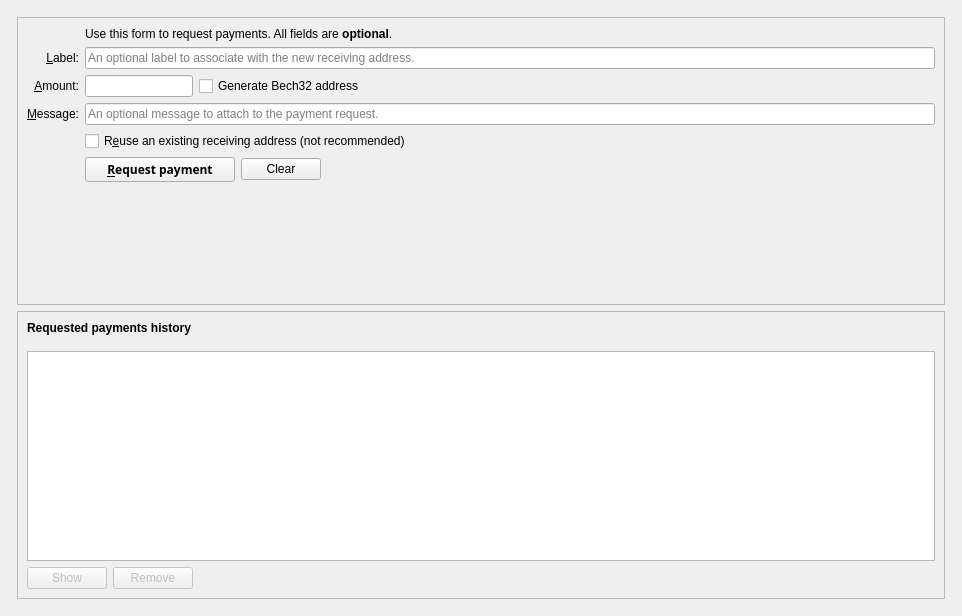
<?xml version="1.0" encoding="UTF-8"?>
<ui version="4.0">
 <class>ReceiveCoinsDialog</class>
 <widget class="QWidget" name="ReceiveCoinsDialog">
  <property name="geometry">
   <rect>
    <x>0</x>
    <y>0</y>
    <width>962</width>
    <height>616</height>
   </rect>
  </property>
  <layout class="QVBoxLayout" name="verticalLayout" stretch="0">
   <item>
    <layout class="QVBoxLayout" name="verticalLayout_Master" stretch="0,1">
     <property name="spacing">
      <number>0</number>
     </property>
     <item>
      <widget class="QFrame" name="frame_Header">
       <layout class="QVBoxLayout" name="verticalLayout_8">
        <property name="leftMargin">
         <number>0</number>
        </property>
        <property name="topMargin">
         <number>0</number>
        </property>
        <property name="rightMargin">
         <number>0</number>
        </property>
        <property name="bottomMargin">
         <number>0</number>
        </property>
        <item>
         <layout class="QHBoxLayout" name="horizontalLayout_Header"/>
        </item>
       </layout>
      </widget>
     </item>
     <item>
      <widget class="QFrame" name="frame_BG">
       <layout class="QVBoxLayout" name="verticalLayout_5">
        <property name="leftMargin">
         <number>6</number>
        </property>
        <property name="topMargin">
         <number>6</number>
        </property>
        <property name="rightMargin">
         <number>6</number>
        </property>
        <property name="bottomMargin">
         <number>6</number>
        </property>
        <item>
         <widget class="QFrame" name="frame2">
          <property name="sizePolicy">
           <sizepolicy hsizetype="Preferred" vsizetype="Expanding">
            <horstretch>0</horstretch>
            <verstretch>0</verstretch>
           </sizepolicy>
          </property>
          <property name="frameShape">
           <enum>QFrame::StyledPanel</enum>
          </property>
          <property name="frameShadow">
           <enum>QFrame::Sunken</enum>
          </property>
          <layout class="QVBoxLayout" name="verticalLayout_3">
           <item>
            <layout class="QGridLayout" name="gridLayout">
             <item row="7" column="2">
              <widget class="QCheckBox" name="reuseAddress">
               <property name="toolTip">
                <string>Reuse one of the previously used receiving addresses.&lt;br&gt;Reusing addresses has security and privacy issues.&lt;br&gt;Do not use this unless re-generating a payment request made before.</string>
               </property>
               <property name="text">
                <string>R&amp;euse an existing receiving address (not recommended)</string>
               </property>
              </widget>
             </item>
             <item row="7" column="0">
              <widget class="QLabel" name="label_4">
               <property name="text">
                <string/>
               </property>
              </widget>
             </item>
             <item row="6" column="0">
              <widget class="QLabel" name="label_3">
               <property name="toolTip">
                <string>An optional message to attach to the payment request, which will be displayed when the request is opened. Note: The message will not be sent with the payment over the Privix network.</string>
               </property>
               <property name="text">
                <string>&amp;Message:</string>
               </property>
               <property name="alignment">
                <set>Qt::AlignRight|Qt::AlignTrailing|Qt::AlignVCenter</set>
               </property>
               <property name="buddy">
                <cstring>reqMessage</cstring>
               </property>
              </widget>
             </item>
             <item row="4" column="2">
              <widget class="QLineEdit" name="reqLabel">
               <property name="toolTip">
                <string>An optional label to associate with the new receiving address.</string>
               </property>
               <property name="placeholderText">
                <string>An optional label to associate with the new receiving address.</string>
               </property>
              </widget>
             </item>
             <item row="6" column="2">
              <widget class="QLineEdit" name="reqMessage">
               <property name="toolTip">
                <string>An optional message to attach to the payment request, which will be displayed when the request is opened.&lt;br&gt;Note: The message will not be sent with the payment over the Privix network.</string>
               </property>
               <property name="placeholderText">
                <string>An optional message to attach to the payment request.</string>
               </property>
              </widget>
             </item>
             <item row="2" column="2">
              <widget class="QLabel" name="label_5">
               <property name="text">
                <string>Use this form to request payments. All fields are &lt;b&gt;optional&lt;/b&gt;.</string>
               </property>
              </widget>
             </item>
             <item row="4" column="0">
              <widget class="QLabel" name="label_2">
               <property name="toolTip">
                <string>An optional label to associate with the new receiving address.</string>
               </property>
               <property name="text">
                <string>&amp;Label:</string>
               </property>
               <property name="alignment">
                <set>Qt::AlignRight|Qt::AlignTrailing|Qt::AlignVCenter</set>
               </property>
               <property name="buddy">
                <cstring>reqLabel</cstring>
               </property>
              </widget>
             </item>
             <item row="5" column="0">
              <widget class="QLabel" name="label">
               <property name="toolTip">
                <string>An optional amount to request. Leave this empty or zero to not request a specific amount.</string>
               </property>
               <property name="text">
                <string>&amp;Amount:</string>
               </property>
               <property name="alignment">
                <set>Qt::AlignRight|Qt::AlignTrailing|Qt::AlignVCenter</set>
               </property>
               <property name="buddy">
                <cstring>reqAmount</cstring>
               </property>
              </widget>
             </item>
             <item row="5" column="2">
              <layout class="QHBoxLayout" name="horizontalLayout_6">
               <item>
                <widget class="BitcoinAmountField" name="reqAmount">
                 <property name="sizePolicy">
                  <sizepolicy hsizetype="Fixed" vsizetype="Fixed">
                   <horstretch>0</horstretch>
                   <verstretch>0</verstretch>
                  </sizepolicy>
                 </property>
                 <property name="minimumSize">
                  <size>
                   <width>80</width>
                   <height>0</height>
                  </size>
                 </property>
                 <property name="maximumSize">
                  <size>
                   <width>1000</width>
                   <height>100</height>
                  </size>
                 </property>
                 <property name="toolTip">
                  <string>An optional amount to request. Leave this empty or zero to not request a specific amount.</string>
                 </property>
                </widget>
               </item>
               <item>
                <widget class="QCheckBox" name="useBech32">
                 <property name="sizePolicy">
                  <sizepolicy hsizetype="Fixed" vsizetype="Fixed">
                   <horstretch>0</horstretch>
                   <verstretch>0</verstretch>
                  </sizepolicy>
                 </property>
                 <property name="maximumSize">
                  <size>
                   <width>1000</width>
                   <height>16777215</height>
                  </size>
                 </property>
                 <property name="focusPolicy">
                  <enum>Qt::StrongFocus</enum>
                 </property>
                 <property name="toolTip">
                  <string>Bech32 addresses (BIP-173) are cheaper to spend from and offer better protection against typos. When unchecked a P2SH wrapped SegWit address will be created, compatible with older wallets.</string>
                 </property>
                 <property name="text">
                  <string>Generate Bech32 address</string>
                 </property>
                </widget>
               </item>
               <item>
                <spacer name="horizontalSpacer_3">
                 <property name="orientation">
                  <enum>Qt::Horizontal</enum>
                 </property>
                 <property name="sizeHint" stdset="0">
                  <size>
                   <width>0</width>
                   <height>0</height>
                  </size>
                 </property>
                </spacer>
               </item>
              </layout>
             </item>
             <item row="8" column="0">
              <widget class="QLabel" name="label_7">
               <property name="text">
                <string/>
               </property>
              </widget>
             </item>
             <item row="8" column="2">
              <layout class="QHBoxLayout" name="horizontalLayout">
               <item>
                <widget class="QPushButton" name="receiveButton">
                 <property name="minimumSize">
                  <size>
                   <width>150</width>
                   <height>0</height>
                  </size>
                 </property>
                 <property name="font">
                  <font>
                   <family>Montserrat</family>
                   <weight>75</weight>
                   <bold>true</bold>
                  </font>
                 </property>
                 <property name="text">
                  <string>&amp;Request payment</string>
                 </property>
                </widget>
               </item>
               <item>
                <widget class="QPushButton" name="clearButton">
                 <property name="sizePolicy">
                  <sizepolicy hsizetype="Minimum" vsizetype="Fixed">
                   <horstretch>0</horstretch>
                   <verstretch>0</verstretch>
                  </sizepolicy>
                 </property>
                 <property name="toolTip">
                  <string>Clear all fields of the form.</string>
                 </property>
                 <property name="text">
                  <string>Clear</string>
                 </property>
                 <property name="autoDefault">
                  <bool>false</bool>
                 </property>
                </widget>
               </item>
               <item>
                <spacer name="horizontalSpacer">
                 <property name="orientation">
                  <enum>Qt::Horizontal</enum>
                 </property>
                 <property name="sizeHint" stdset="0">
                  <size>
                   <width>40</width>
                   <height>20</height>
                  </size>
                 </property>
                </spacer>
               </item>
              </layout>
             </item>
             <item row="9" column="2">
              <spacer name="verticalSpacer">
               <property name="orientation">
                <enum>Qt::Vertical</enum>
               </property>
               <property name="sizeHint" stdset="0">
                <size>
                 <width>20</width>
                 <height>60</height>
                </size>
               </property>
              </spacer>
             </item>
            </layout>
           </item>
          </layout>
         </widget>
        </item>
        <item>
         <widget class="QFrame" name="frame">
          <property name="sizePolicy">
           <sizepolicy hsizetype="Preferred" vsizetype="Expanding">
            <horstretch>0</horstretch>
            <verstretch>0</verstretch>
           </sizepolicy>
          </property>
          <property name="frameShape">
           <enum>QFrame::StyledPanel</enum>
          </property>
          <property name="frameShadow">
           <enum>QFrame::Raised</enum>
          </property>
          <layout class="QVBoxLayout" name="verticalLayout_2">
           <item>
            <widget class="QLabel" name="label_6">
             <property name="font">
              <font>
               <weight>75</weight>
               <bold>true</bold>
              </font>
             </property>
             <property name="text">
              <string>Requested payments history</string>
             </property>
            </widget>
           </item>
           <item>
            <spacer name="verticalSpacer_2">
             <property name="orientation">
              <enum>Qt::Vertical</enum>
             </property>
             <property name="sizeType">
              <enum>QSizePolicy::Preferred</enum>
             </property>
             <property name="sizeHint" stdset="0">
              <size>
               <width>20</width>
               <height>10</height>
              </size>
             </property>
            </spacer>
           </item>
           <item>
            <widget class="QTableView" name="recentRequestsView">
             <property name="sizePolicy">
              <sizepolicy hsizetype="Expanding" vsizetype="Expanding">
               <horstretch>0</horstretch>
               <verstretch>1</verstretch>
              </sizepolicy>
             </property>
             <property name="palette">
              <palette>
               <active>
                <colorrole role="Text">
                 <brush brushstyle="SolidPattern">
                  <color alpha="255">
                   <red>51</red>
                   <green>51</green>
                   <blue>51</blue>
                  </color>
                 </brush>
                </colorrole>
               </active>
               <inactive>
                <colorrole role="Text">
                 <brush brushstyle="SolidPattern">
                  <color alpha="255">
                   <red>51</red>
                   <green>51</green>
                   <blue>51</blue>
                  </color>
                 </brush>
                </colorrole>
               </inactive>
               <disabled>
                <colorrole role="Text">
                 <brush brushstyle="SolidPattern">
                  <color alpha="255">
                   <red>85</red>
                   <green>85</green>
                   <blue>85</blue>
                  </color>
                 </brush>
                </colorrole>
               </disabled>
              </palette>
             </property>
             <property name="contextMenuPolicy">
              <enum>Qt::CustomContextMenu</enum>
             </property>
             <property name="tabKeyNavigation">
              <bool>false</bool>
             </property>
             <property name="showGrid">
              <bool>false</bool>
             </property>
             <property name="sortingEnabled">
              <bool>true</bool>
             </property>
            </widget>
           </item>
           <item>
            <layout class="QHBoxLayout" name="horizontalLayout_2">
             <item>
              <widget class="QPushButton" name="showRequestButton">
               <property name="enabled">
                <bool>false</bool>
               </property>
               <property name="toolTip">
                <string>Show the selected request (does the same as double clicking an entry)</string>
               </property>
               <property name="text">
                <string>Show</string>
               </property>
               <property name="icon">
                <iconset resource="../privix.qrc">
                 <normaloff>:/icons/edit</normaloff>:/icons/edit</iconset>
               </property>
               <property name="autoDefault">
                <bool>false</bool>
               </property>
              </widget>
             </item>
             <item>
              <widget class="QPushButton" name="removeRequestButton">
               <property name="enabled">
                <bool>false</bool>
               </property>
               <property name="toolTip">
                <string>Remove the selected entries from the list</string>
               </property>
               <property name="text">
                <string>Remove</string>
               </property>
               <property name="icon">
                <iconset resource="../privix.qrc">
                 <normaloff>:/icons/remove</normaloff>:/icons/remove</iconset>
               </property>
               <property name="autoDefault">
                <bool>false</bool>
               </property>
              </widget>
             </item>
             <item>
              <spacer name="horizontalSpacer_2">
               <property name="orientation">
                <enum>Qt::Horizontal</enum>
               </property>
               <property name="sizeHint" stdset="0">
                <size>
                 <width>40</width>
                 <height>20</height>
                </size>
               </property>
              </spacer>
             </item>
            </layout>
           </item>
          </layout>
         </widget>
        </item>
       </layout>
      </widget>
     </item>
    </layout>
   </item>
  </layout>
 </widget>
 <customwidgets>
  <customwidget>
   <class>BitcoinAmountField</class>
   <extends>QLineEdit</extends>
   <header>bitcoinamountfield.h</header>
   <container>1</container>
  </customwidget>
 </customwidgets>
 <tabstops>
  <tabstop>reqLabel</tabstop>
  <tabstop>reqAmount</tabstop>
  <tabstop>reqMessage</tabstop>
  <tabstop>reuseAddress</tabstop>
  <tabstop>receiveButton</tabstop>
  <tabstop>clearButton</tabstop>
  <tabstop>recentRequestsView</tabstop>
  <tabstop>showRequestButton</tabstop>
  <tabstop>removeRequestButton</tabstop>
 </tabstops>
 <resources>
  <include location="../privix.qrc"/>
 </resources>
 <connections/>
</ui>
